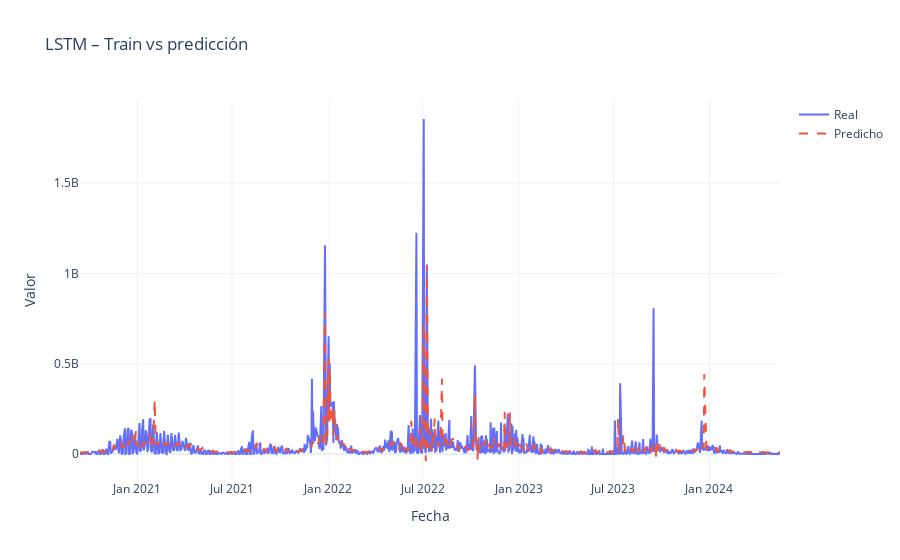

The cell this chart's notebook holds for it:
### Markdown cell above
### 9.2 Evaluación LSTM (métricas en escala original)

### Code cell
# ======== LSTM: desempeño en TRAIN ========

# Predicciones en ESCALA ESCALADA sobre el train
y_train_pred_lstm_scaled = model_lstm.predict(X_train_lstm).reshape(-1)
y_train_true_scaled      = y_train.reshape(-1)

# Volvemos a escala original
y_train_true_lstm = scaler.inverse_transform(
    y_train_true_scaled.reshape(-1, 1)
).reshape(-1)

y_train_pred_lstm = scaler.inverse_transform(
    y_train_pred_lstm_scaled.reshape(-1, 1)
).reshape(-1)

# Métricas en train
metrics_lstm_train = regression_metrics(y_train_true_lstm, y_train_pred_lstm)
print("LSTM – métricas TRAIN:", metrics_lstm_train)

# Gráfica histórico vs predicción en TRAIN
fig_train = plot_history_vs_pred(
    train_dates,
    y_train_true_lstm,
    y_train_pred_lstm,
    title="LSTM – Train vs predicción",
)
fig_train.show()

### Figure 1 — Plotly figure (JSON) as saved in the notebook; plotly's stock layout.template omitted (floating-point values rounded to 4 significant figures; data arrays with more than 128 entries replaced by an {"elided": "..."} marker saying what was removed)
{"data": [{"mode": "lines", "name": "Real", "type": "scatter", "x": {"elided": "949 str values"}, "y": {"elided": "949 float values"}}, {"line": {"dash": "dash"}, "mode": "lines", "name": "Predicho", "type": "scatter", "x": {"elided": "949 str values"}, "y": {"elided": "949 float values"}}], "layout": {"title": {"text": "LSTM – Train vs predicción"}, "xaxis": {"title": {"text": "Fecha"}}, "yaxis": {"title": {"text": "Valor"}}}}
